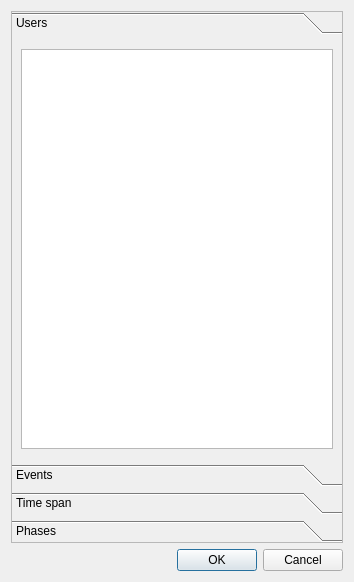
<?xml version="1.0" encoding="UTF-8"?>
<ui version="4.0">
 <class>RequestEventsDlgClass</class>
 <widget class="QDialog" name="RequestEventsDlgClass">
  <property name="geometry">
   <rect>
    <x>0</x>
    <y>0</y>
    <width>354</width>
    <height>582</height>
   </rect>
  </property>
  <property name="windowTitle">
   <string>Download Events</string>
  </property>
  <layout class="QVBoxLayout" name="verticalLayout_2">
   <item>
    <widget class="QScrollArea" name="scrollArea">
     <property name="widgetResizable">
      <bool>true</bool>
     </property>
     <widget class="QWidget" name="scrollAreaWidgetContents">
      <property name="geometry">
       <rect>
        <x>0</x>
        <y>0</y>
        <width>332</width>
        <height>528</height>
       </rect>
      </property>
      <layout class="QVBoxLayout" name="verticalLayout">
       <property name="margin">
        <number>0</number>
       </property>
       <item>
        <widget class="QToolBox" name="toolBox">
         <property name="currentIndex">
          <number>0</number>
         </property>
         <widget class="QWidget" name="pageUsers">
          <property name="geometry">
           <rect>
            <x>0</x>
            <y>0</y>
            <width>332</width>
            <height>416</height>
           </rect>
          </property>
          <attribute name="label">
           <string>Users</string>
          </attribute>
          <layout class="QVBoxLayout" name="verticalLayout_3">
           <item>
            <widget class="QTableView" name="tvUsers">
             <property name="editTriggers">
              <set>QAbstractItemView::NoEditTriggers</set>
             </property>
             <property name="selectionMode">
              <enum>QAbstractItemView::NoSelection</enum>
             </property>
            </widget>
           </item>
          </layout>
         </widget>
         <widget class="QWidget" name="pageEvents">
          <property name="geometry">
           <rect>
            <x>0</x>
            <y>0</y>
            <width>119</width>
            <height>116</height>
           </rect>
          </property>
          <attribute name="label">
           <string>Events</string>
          </attribute>
          <layout class="QVBoxLayout" name="verticalLayout_4">
           <item>
            <widget class="QCheckBox" name="checkSave">
             <property name="text">
              <string>SAVE</string>
             </property>
             <property name="checked">
              <bool>true</bool>
             </property>
            </widget>
           </item>
           <item>
            <widget class="QCheckBox" name="checkMode">
             <property name="text">
              <string>MODE</string>
             </property>
             <property name="checked">
              <bool>true</bool>
             </property>
            </widget>
           </item>
           <item>
            <widget class="QCheckBox" name="checkSCM">
             <property name="text">
              <string>SCM_COMMIT</string>
             </property>
             <property name="checked">
              <bool>true</bool>
             </property>
            </widget>
           </item>
           <item>
            <widget class="QCheckBox" name="checkChat">
             <property name="text">
              <string>CHAT</string>
             </property>
             <property name="checked">
              <bool>true</bool>
             </property>
            </widget>
           </item>
           <item>
            <spacer name="verticalSpacer_2">
             <property name="orientation">
              <enum>Qt::Vertical</enum>
             </property>
             <property name="sizeHint" stdset="0">
              <size>
               <width>20</width>
               <height>205</height>
              </size>
             </property>
            </spacer>
           </item>
          </layout>
         </widget>
         <widget class="QWidget" name="pageTimeSpan">
          <property name="geometry">
           <rect>
            <x>0</x>
            <y>0</y>
            <width>152</width>
            <height>92</height>
           </rect>
          </property>
          <attribute name="label">
           <string>Time span</string>
          </attribute>
          <layout class="QVBoxLayout" name="verticalLayout_5">
           <item>
            <widget class="QDateTimeEdit" name="dtStart">
             <property name="sizePolicy">
              <sizepolicy hsizetype="Expanding" vsizetype="Fixed">
               <horstretch>0</horstretch>
               <verstretch>0</verstretch>
              </sizepolicy>
             </property>
             <property name="accelerated">
              <bool>true</bool>
             </property>
             <property name="displayFormat">
              <string>M/d/yyyy hh:mm</string>
             </property>
             <property name="calendarPopup">
              <bool>true</bool>
             </property>
            </widget>
           </item>
           <item>
            <widget class="QLabel" name="label_5">
             <property name="text">
              <string>to</string>
             </property>
            </widget>
           </item>
           <item>
            <widget class="QDateTimeEdit" name="dtEnd">
             <property name="sizePolicy">
              <sizepolicy hsizetype="MinimumExpanding" vsizetype="Fixed">
               <horstretch>0</horstretch>
               <verstretch>0</verstretch>
              </sizepolicy>
             </property>
             <property name="accelerated">
              <bool>true</bool>
             </property>
             <property name="displayFormat">
              <string>M/d/yyyy hh:mm</string>
             </property>
             <property name="calendarPopup">
              <bool>true</bool>
             </property>
            </widget>
           </item>
           <item>
            <spacer name="verticalSpacer_3">
             <property name="orientation">
              <enum>Qt::Vertical</enum>
             </property>
             <property name="sizeHint" stdset="0">
              <size>
               <width>20</width>
               <height>229</height>
              </size>
             </property>
            </spacer>
           </item>
          </layout>
         </widget>
         <widget class="QWidget" name="pagePhases">
          <property name="geometry">
           <rect>
            <x>0</x>
            <y>0</y>
            <width>332</width>
            <height>416</height>
           </rect>
          </property>
          <attribute name="label">
           <string>Phases</string>
          </attribute>
          <layout class="QVBoxLayout" name="verticalLayout_7">
           <item>
            <widget class="QCheckBox" name="checkProject">
             <property name="text">
              <string>Project setting up</string>
             </property>
             <property name="checked">
              <bool>true</bool>
             </property>
            </widget>
           </item>
           <item>
            <widget class="QCheckBox" name="checkPrototyping">
             <property name="text">
              <string>Prototyping</string>
             </property>
             <property name="checked">
              <bool>true</bool>
             </property>
            </widget>
           </item>
           <item>
            <widget class="QCheckBox" name="checkCoding">
             <property name="text">
              <string>Coding</string>
             </property>
             <property name="checked">
              <bool>true</bool>
             </property>
            </widget>
           </item>
           <item>
            <widget class="QCheckBox" name="checkTesting">
             <property name="text">
              <string>Testing</string>
             </property>
             <property name="checked">
              <bool>true</bool>
             </property>
            </widget>
           </item>
           <item>
            <widget class="QCheckBox" name="checkDeployment">
             <property name="text">
              <string>Deployment</string>
             </property>
             <property name="checked">
              <bool>true</bool>
             </property>
            </widget>
           </item>
           <item>
            <widget class="QLabel" name="labelFuzziness">
             <property name="text">
              <string>Division fuzziness</string>
             </property>
            </widget>
           </item>
           <item>
            <widget class="QSlider" name="sliderFuzziness">
             <property name="minimum">
              <number>1</number>
             </property>
             <property name="maximum">
              <number>10</number>
             </property>
             <property name="singleStep">
              <number>1</number>
             </property>
             <property name="pageStep">
              <number>1</number>
             </property>
             <property name="value">
              <number>5</number>
             </property>
             <property name="tracking">
              <bool>true</bool>
             </property>
             <property name="orientation">
              <enum>Qt::Horizontal</enum>
             </property>
             <property name="tickPosition">
              <enum>QSlider::TicksBelow</enum>
             </property>
             <property name="tickInterval">
              <number>1</number>
             </property>
            </widget>
           </item>
           <item>
            <spacer name="verticalSpacer_4">
             <property name="orientation">
              <enum>Qt::Vertical</enum>
             </property>
             <property name="sizeHint" stdset="0">
              <size>
               <width>20</width>
               <height>131</height>
              </size>
             </property>
            </spacer>
           </item>
          </layout>
         </widget>
        </widget>
       </item>
      </layout>
     </widget>
    </widget>
   </item>
   <item>
    <widget class="QDialogButtonBox" name="buttonBox">
     <property name="standardButtons">
      <set>QDialogButtonBox::Cancel|QDialogButtonBox::Ok</set>
     </property>
    </widget>
   </item>
  </layout>
 </widget>
 <resources/>
 <connections>
  <connection>
   <sender>buttonBox</sender>
   <signal>accepted()</signal>
   <receiver>RequestEventsDlgClass</receiver>
   <slot>accept()</slot>
   <hints>
    <hint type="sourcelabel">
     <x>276</x>
     <y>268</y>
    </hint>
    <hint type="destinationlabel">
     <x>127</x>
     <y>-24</y>
    </hint>
   </hints>
  </connection>
  <connection>
   <sender>buttonBox</sender>
   <signal>rejected()</signal>
   <receiver>RequestEventsDlgClass</receiver>
   <slot>reject()</slot>
   <hints>
    <hint type="sourcelabel">
     <x>324</x>
     <y>269</y>
    </hint>
    <hint type="destinationlabel">
     <x>280</x>
     <y>-20</y>
    </hint>
   </hints>
  </connection>
 </connections>
</ui>
